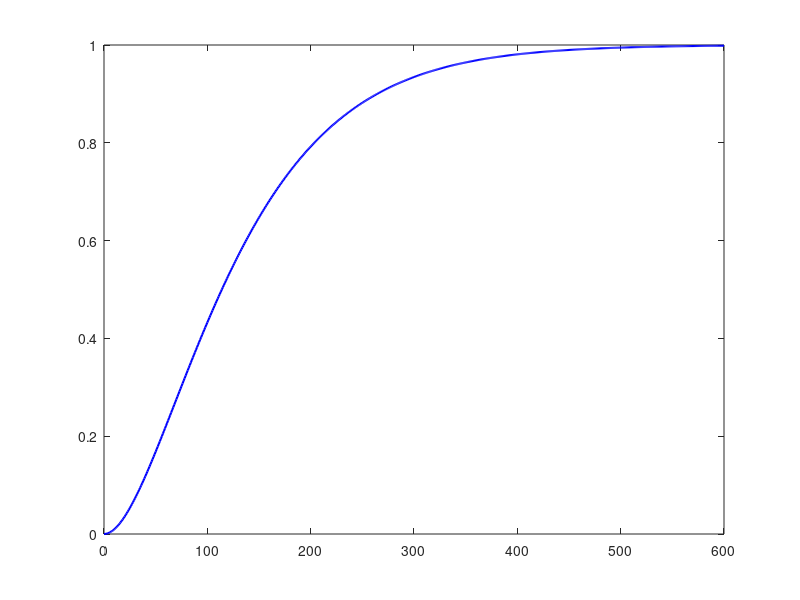

Write MATLAB code to recreate this figure. (Note: this script raises an error after producing the figure.)
% Parameter für das L2-Modell
rho = 1000; % Dichte der Flüssigkeit in kg/Kubikmeter
A = 1; % Grundfläche in Quadratmeter
a = 0.003; % Querschnitt des Auslaufs in Quadratmeter
g = 9.81; % Erdbeschleunigung in m/Quadratsekunde
qzu = 6.0; % Stationärer Zufluss (im Arbeitspunkt) in kg/sec

c2 = 1 / (rho * A);
c3 = (a * a * rho * g) / (A * qzu);
num = [c3];
den = [1 c3];

% Übertragungsfunktion für das L2-Modell
G1 = tf(num, den);

% Serienkaskade von zwei L2-Modellen
G2 = G1; % Da beide Modelle gleich sind, setzen wir G2 = G1
G_total = series(G1, G2); % Serienverknüpfung der beiden Modelle

% Simulation der Sprungantwort
t = 0:1:600; % Zeitvektor von 0 bis 600 Sekunden in Schritten von 1 s
[y, t] = step(G_total, t);

% Berechnung des Verstärkungsfaktors (Endwert der Sprungantwort)
steady_state_value = y(end);

% Berechnung der Zeitkonstanten (63,2% des Endwerts)
target_value = 0.632 * steady_state_value;
T_index = find(y >= target_value, 1); % Index für ersten Punkt bei 63.2% des Endwerts
T_approx = t(T_index); % Zeitkonstante T

% Plot erstellen
figure;
plot(t, y, 'b-', 'LineWidth', 1.5); % Plot in Blau mit Linienbreite 1.5
hold on;
yline(steady_state_value, 'g--'); % Verstärkungsfaktor-Linie
xline(T_approx, 'r--'); % Zeitkonstanten-Linie
plot(T_approx, target_value, 'ro'); % Markierung des Punktes bei Zeitkonstanten

% Horizontale Beschriftung des Verstärkungsfaktors und der Zeitkonstanten
text(T_approx + 20, target_value, ['T = ', num2str(T_approx, '%.2f'), ' s'], 'Color', 'red', 'HorizontalAlignment', 'left');
text(20, steady_state_value - 0.05, ['K = ', num2str(steady_state_value, '%.2f'), ' m'], 'Color', 'green', 'HorizontalAlignment', 'left');

% Achsenbeschriftung und Titel
grid on;
xlabel('Zeit t (s)');
ylabel('Füllstand x(t) (m)');
title('Simulation der Sprungantwort für eine Kaskade von zwei L2-Modellen');
legend('Füllstand x(t)', 'Endwert (Gain)', 'Zeitkonstante (T)');

% Plot speichern
saveas(gcf, 'simulation_ergebnis_L4.png'); % Speichern des Plots als PNG-Datei
